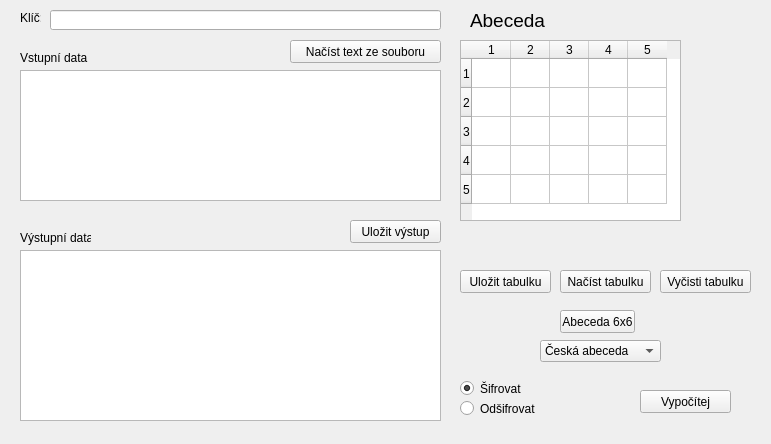
<?xml version="1.0" encoding="UTF-8"?>
<ui version="4.0">
 <class>Form</class>
 <widget class="QWidget" name="Form">
  <property name="geometry">
   <rect>
    <x>0</x>
    <y>0</y>
    <width>771</width>
    <height>444</height>
   </rect>
  </property>
  <property name="contextMenuPolicy">
   <enum>Qt::ActionsContextMenu</enum>
  </property>
  <property name="windowTitle">
   <string>ADFG(V)X šifra</string>
  </property>
  <widget class="QRadioButton" name="radioButtonSiforvat">
   <property name="geometry">
    <rect>
     <x>460</x>
     <y>380</y>
     <width>82</width>
     <height>17</height>
    </rect>
   </property>
   <property name="text">
    <string>Šifrovat</string>
   </property>
   <property name="checked">
    <bool>true</bool>
   </property>
  </widget>
  <widget class="QRadioButton" name="radioButtonOdsifrovat">
   <property name="geometry">
    <rect>
     <x>460</x>
     <y>400</y>
     <width>82</width>
     <height>17</height>
    </rect>
   </property>
   <property name="text">
    <string>Odšifrovat</string>
   </property>
  </widget>
  <widget class="QLabel" name="labelVstupniData">
   <property name="geometry">
    <rect>
     <x>20</x>
     <y>50</y>
     <width>71</width>
     <height>16</height>
    </rect>
   </property>
   <property name="text">
    <string>Vstupní data</string>
   </property>
  </widget>
  <widget class="QLabel" name="labelVystupniData">
   <property name="geometry">
    <rect>
     <x>20</x>
     <y>230</y>
     <width>71</width>
     <height>16</height>
    </rect>
   </property>
   <property name="text">
    <string>Výstupní data</string>
   </property>
  </widget>
  <widget class="QPushButton" name="pushButtonProved">
   <property name="geometry">
    <rect>
     <x>640</x>
     <y>390</y>
     <width>91</width>
     <height>23</height>
    </rect>
   </property>
   <property name="text">
    <string>Vypočítej</string>
   </property>
  </widget>
  <widget class="QPushButton" name="pushButtonNacist">
   <property name="geometry">
    <rect>
     <x>290</x>
     <y>40</y>
     <width>151</width>
     <height>23</height>
    </rect>
   </property>
   <property name="text">
    <string>Načíst text ze souboru</string>
   </property>
  </widget>
  <widget class="QPushButton" name="pushButtonUloz">
   <property name="geometry">
    <rect>
     <x>350</x>
     <y>220</y>
     <width>91</width>
     <height>23</height>
    </rect>
   </property>
   <property name="text">
    <string>Uložit výstup</string>
   </property>
  </widget>
  <widget class="QLabel" name="labelklic">
   <property name="geometry">
    <rect>
     <x>20</x>
     <y>10</y>
     <width>21</width>
     <height>16</height>
    </rect>
   </property>
   <property name="text">
    <string>Klíč:</string>
   </property>
  </widget>
  <widget class="QLineEdit" name="lineEditklic">
   <property name="geometry">
    <rect>
     <x>50</x>
     <y>10</y>
     <width>391</width>
     <height>20</height>
    </rect>
   </property>
  </widget>
  <widget class="QPlainTextEdit" name="plainTextEditVstup">
   <property name="geometry">
    <rect>
     <x>20</x>
     <y>70</y>
     <width>421</width>
     <height>131</height>
    </rect>
   </property>
  </widget>
  <widget class="QPlainTextEdit" name="plainTextEditVystup">
   <property name="geometry">
    <rect>
     <x>20</x>
     <y>250</y>
     <width>421</width>
     <height>171</height>
    </rect>
   </property>
   <property name="readOnly">
    <bool>true</bool>
   </property>
  </widget>
  <widget class="QComboBox" name="comboBoxjazyk">
   <property name="geometry">
    <rect>
     <x>540</x>
     <y>340</y>
     <width>121</width>
     <height>22</height>
    </rect>
   </property>
   <item>
    <property name="text">
     <string>Česká abeceda</string>
    </property>
   </item>
   <item>
    <property name="text">
     <string>Anglická abeceda</string>
    </property>
   </item>
  </widget>
  <widget class="QTableWidget" name="tableWidget">
   <property name="geometry">
    <rect>
     <x>460</x>
     <y>40</y>
     <width>221</width>
     <height>181</height>
    </rect>
   </property>
   <property name="sizePolicy">
    <sizepolicy hsizetype="Expanding" vsizetype="Fixed">
     <horstretch>0</horstretch>
     <verstretch>0</verstretch>
    </sizepolicy>
   </property>
   <property name="sizeAdjustPolicy">
    <enum>QAbstractScrollArea::AdjustIgnored</enum>
   </property>
   <property name="rowCount">
    <number>5</number>
   </property>
   <property name="columnCount">
    <number>5</number>
   </property>
   <attribute name="horizontalHeaderVisible">
    <bool>true</bool>
   </attribute>
   <attribute name="horizontalHeaderDefaultSectionSize">
    <number>39</number>
   </attribute>
   <attribute name="horizontalHeaderHighlightSections">
    <bool>true</bool>
   </attribute>
   <attribute name="verticalHeaderVisible">
    <bool>true</bool>
   </attribute>
   <attribute name="verticalHeaderDefaultSectionSize">
    <number>29</number>
   </attribute>
   <attribute name="verticalHeaderMinimumSectionSize">
    <number>23</number>
   </attribute>
   <row/>
   <row/>
   <row/>
   <row/>
   <row/>
   <column/>
   <column/>
   <column/>
   <column/>
   <column/>
  </widget>
  <widget class="QLabel" name="label">
   <property name="geometry">
    <rect>
     <x>470</x>
     <y>10</y>
     <width>201</width>
     <height>21</height>
    </rect>
   </property>
   <property name="font">
    <font>
     <pointsize>14</pointsize>
    </font>
   </property>
   <property name="text">
    <string>Abeceda</string>
   </property>
  </widget>
  <widget class="QPushButton" name="zmenaTabulky">
   <property name="geometry">
    <rect>
     <x>560</x>
     <y>310</y>
     <width>75</width>
     <height>23</height>
    </rect>
   </property>
   <property name="text">
    <string>Abeceda 6x6</string>
   </property>
  </widget>
  <widget class="QPushButton" name="pushButtonuloztabulku">
   <property name="geometry">
    <rect>
     <x>460</x>
     <y>270</y>
     <width>91</width>
     <height>23</height>
    </rect>
   </property>
   <property name="text">
    <string>Uložit tabulku</string>
   </property>
  </widget>
  <widget class="QPushButton" name="pushButtonnactitabulku">
   <property name="geometry">
    <rect>
     <x>560</x>
     <y>270</y>
     <width>91</width>
     <height>23</height>
    </rect>
   </property>
   <property name="text">
    <string>Načíst tabulku</string>
   </property>
  </widget>
  <widget class="QPushButton" name="pushButtonclear">
   <property name="geometry">
    <rect>
     <x>660</x>
     <y>270</y>
     <width>91</width>
     <height>23</height>
    </rect>
   </property>
   <property name="text">
    <string>Vyčisti tabulku</string>
   </property>
  </widget>
 </widget>
 <resources/>
 <connections/>
</ui>
